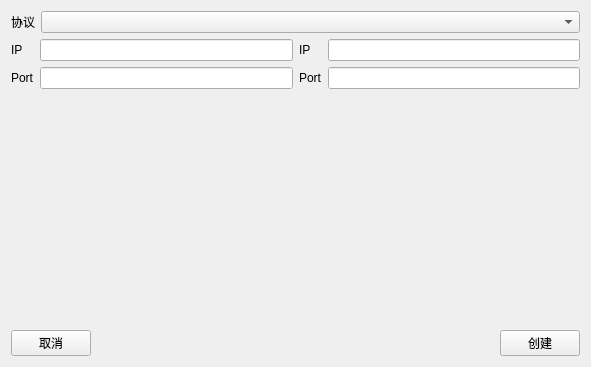
<?xml version="1.0" encoding="UTF-8"?>
<ui version="4.0">
 <class>CreateObject</class>
 <widget class="QWidget" name="CreateObject">
  <property name="geometry">
   <rect>
    <x>0</x>
    <y>0</y>
    <width>591</width>
    <height>367</height>
   </rect>
  </property>
  <property name="windowTitle">
   <string>Form</string>
  </property>
  <property name="autoFillBackground">
   <bool>false</bool>
  </property>
  <layout class="QGridLayout" name="gridLayout_2">
   <item row="0" column="0">
    <widget class="QLabel" name="label_3">
     <property name="text">
      <string>协议</string>
     </property>
    </widget>
   </item>
   <item row="0" column="1">
    <widget class="QComboBox" name="comboBoxProto">
     <property name="sizePolicy">
      <sizepolicy hsizetype="Expanding" vsizetype="Fixed">
       <horstretch>0</horstretch>
       <verstretch>0</verstretch>
      </sizepolicy>
     </property>
    </widget>
   </item>
   <item row="1" column="0" colspan="2">
    <layout class="QGridLayout" name="gridLayout">
     <item row="0" column="0">
      <widget class="QLabel" name="srcIPLab">
       <property name="text">
        <string>IP</string>
       </property>
      </widget>
     </item>
     <item row="0" column="1">
      <widget class="QLineEdit" name="srcIP"/>
     </item>
     <item row="0" column="2">
      <widget class="QLabel" name="destIPLab">
       <property name="text">
        <string>IP</string>
       </property>
      </widget>
     </item>
     <item row="0" column="3">
      <widget class="QLineEdit" name="destIP"/>
     </item>
     <item row="1" column="0">
      <widget class="QLabel" name="srcPortLab">
       <property name="toolTip">
        <string/>
       </property>
       <property name="statusTip">
        <string/>
       </property>
       <property name="whatsThis">
        <string/>
       </property>
       <property name="accessibleName">
        <string/>
       </property>
       <property name="accessibleDescription">
        <string/>
       </property>
       <property name="text">
        <string>Port</string>
       </property>
      </widget>
     </item>
     <item row="1" column="1">
      <widget class="QLineEdit" name="srcPort">
       <property name="toolTip">
        <string/>
       </property>
       <property name="toolTipDuration">
        <number>-1</number>
       </property>
       <property name="statusTip">
        <string/>
       </property>
       <property name="whatsThis">
        <string/>
       </property>
       <property name="accessibleDescription">
        <string/>
       </property>
      </widget>
     </item>
     <item row="1" column="2">
      <widget class="QLabel" name="destPortLab">
       <property name="toolTip">
        <string/>
       </property>
       <property name="statusTip">
        <string/>
       </property>
       <property name="whatsThis">
        <string/>
       </property>
       <property name="accessibleName">
        <string/>
       </property>
       <property name="accessibleDescription">
        <string/>
       </property>
       <property name="text">
        <string>Port</string>
       </property>
      </widget>
     </item>
     <item row="1" column="3">
      <widget class="QLineEdit" name="destPort">
       <property name="toolTip">
        <string/>
       </property>
       <property name="toolTipDuration">
        <number>-1</number>
       </property>
       <property name="statusTip">
        <string/>
       </property>
       <property name="whatsThis">
        <string/>
       </property>
       <property name="accessibleDescription">
        <string/>
       </property>
      </widget>
     </item>
    </layout>
   </item>
   <item row="2" column="0" colspan="2">
    <spacer name="verticalSpacer">
     <property name="orientation">
      <enum>Qt::Vertical</enum>
     </property>
     <property name="sizeHint" stdset="0">
      <size>
       <width>20</width>
       <height>40</height>
      </size>
     </property>
    </spacer>
   </item>
   <item row="3" column="0" colspan="2">
    <layout class="QHBoxLayout" name="horizontalLayout">
     <item>
      <widget class="QPushButton" name="cancel">
       <property name="text">
        <string>取消</string>
       </property>
      </widget>
     </item>
     <item>
      <spacer name="horizontalSpacer_3">
       <property name="orientation">
        <enum>Qt::Horizontal</enum>
       </property>
       <property name="sizeHint" stdset="0">
        <size>
         <width>213</width>
         <height>20</height>
        </size>
       </property>
      </spacer>
     </item>
     <item>
      <widget class="QPushButton" name="create">
       <property name="text">
        <string>创建</string>
       </property>
      </widget>
     </item>
    </layout>
   </item>
  </layout>
 </widget>
 <resources/>
 <connections/>
</ui>
